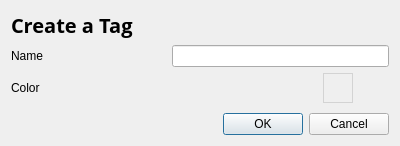
<?xml version="1.0" encoding="UTF-8"?>
<ui version="4.0">
 <class>Dialog</class>
 <widget class="QDialog" name="Dialog">
  <property name="geometry">
   <rect>
    <x>0</x>
    <y>0</y>
    <width>400</width>
    <height>146</height>
   </rect>
  </property>
  <property name="windowTitle">
   <string>Create Tag</string>
  </property>
  <property name="modal">
   <bool>true</bool>
  </property>
  <layout class="QVBoxLayout" name="verticalLayout">
   <item>
    <widget class="QLabel" name="label">
     <property name="font">
      <font>
       <family>Open Sans</family>
       <pointsize>15</pointsize>
       <weight>75</weight>
       <bold>true</bold>
      </font>
     </property>
     <property name="text">
      <string>Create a Tag</string>
     </property>
    </widget>
   </item>
   <item>
    <layout class="QHBoxLayout" name="horizontalLayout_2">
     <item>
      <widget class="QLabel" name="nameLabel">
       <property name="minimumSize">
        <size>
         <width>35</width>
         <height>0</height>
        </size>
       </property>
       <property name="text">
        <string>Name</string>
       </property>
      </widget>
     </item>
     <item>
      <spacer name="horizontalSpacer">
       <property name="orientation">
        <enum>Qt::Horizontal</enum>
       </property>
       <property name="sizeType">
        <enum>QSizePolicy::Fixed</enum>
       </property>
       <property name="sizeHint" stdset="0">
        <size>
         <width>120</width>
         <height>20</height>
        </size>
       </property>
      </spacer>
     </item>
     <item>
      <widget class="QLineEdit" name="tag_name_le"/>
     </item>
    </layout>
   </item>
   <item>
    <layout class="QHBoxLayout" name="horizontalLayout">
     <item>
      <widget class="QLabel" name="colorLabel">
       <property name="minimumSize">
        <size>
         <width>35</width>
         <height>0</height>
        </size>
       </property>
       <property name="text">
        <string>Color</string>
       </property>
       <property name="alignment">
        <set>Qt::AlignLeading|Qt::AlignLeft|Qt::AlignVCenter</set>
       </property>
      </widget>
     </item>
     <item>
      <spacer name="horizontalSpacer_2">
       <property name="orientation">
        <enum>Qt::Horizontal</enum>
       </property>
       <property name="sizeHint" stdset="0">
        <size>
         <width>40</width>
         <height>20</height>
        </size>
       </property>
      </spacer>
     </item>
     <item>
      <widget class="QLabel" name="color_label">
       <property name="minimumSize">
        <size>
         <width>30</width>
         <height>30</height>
        </size>
       </property>
       <property name="maximumSize">
        <size>
         <width>30</width>
         <height>30</height>
        </size>
       </property>
       <property name="styleSheet">
        <string notr="true">border:1px solid lightgrey;
</string>
       </property>
       <property name="text">
        <string/>
       </property>
      </widget>
     </item>
     <item>
      <widget class="QPushButton" name="color_picker">
       <property name="minimumSize">
        <size>
         <width>30</width>
         <height>30</height>
        </size>
       </property>
       <property name="maximumSize">
        <size>
         <width>30</width>
         <height>30</height>
        </size>
       </property>
       <property name="cursor">
        <cursorShape>PointingHandCursor</cursorShape>
       </property>
       <property name="focusPolicy">
        <enum>Qt::ClickFocus</enum>
       </property>
       <property name="text">
        <string/>
       </property>
       <property name="icon">
        <iconset resource="../resource.qrc">
         <normaloff>:/icons/light/color.svg</normaloff>:/icons/light/color.svg</iconset>
       </property>
       <property name="iconSize">
        <size>
         <width>20</width>
         <height>20</height>
        </size>
       </property>
       <property name="flat">
        <bool>true</bool>
       </property>
      </widget>
     </item>
    </layout>
   </item>
   <item>
    <spacer name="verticalSpacer">
     <property name="orientation">
      <enum>Qt::Vertical</enum>
     </property>
     <property name="sizeHint" stdset="0">
      <size>
       <width>20</width>
       <height>40</height>
      </size>
     </property>
    </spacer>
   </item>
   <item>
    <widget class="QDialogButtonBox" name="buttonBox">
     <property name="orientation">
      <enum>Qt::Horizontal</enum>
     </property>
     <property name="standardButtons">
      <set>QDialogButtonBox::Cancel|QDialogButtonBox::Ok</set>
     </property>
    </widget>
   </item>
  </layout>
 </widget>
 <resources>
  <include location="../resource.qrc"/>
 </resources>
 <connections>
  <connection>
   <sender>buttonBox</sender>
   <signal>accepted()</signal>
   <receiver>Dialog</receiver>
   <slot>accept()</slot>
   <hints>
    <hint type="sourcelabel">
     <x>248</x>
     <y>254</y>
    </hint>
    <hint type="destinationlabel">
     <x>157</x>
     <y>274</y>
    </hint>
   </hints>
  </connection>
  <connection>
   <sender>buttonBox</sender>
   <signal>rejected()</signal>
   <receiver>Dialog</receiver>
   <slot>reject()</slot>
   <hints>
    <hint type="sourcelabel">
     <x>316</x>
     <y>260</y>
    </hint>
    <hint type="destinationlabel">
     <x>286</x>
     <y>274</y>
    </hint>
   </hints>
  </connection>
 </connections>
</ui>
